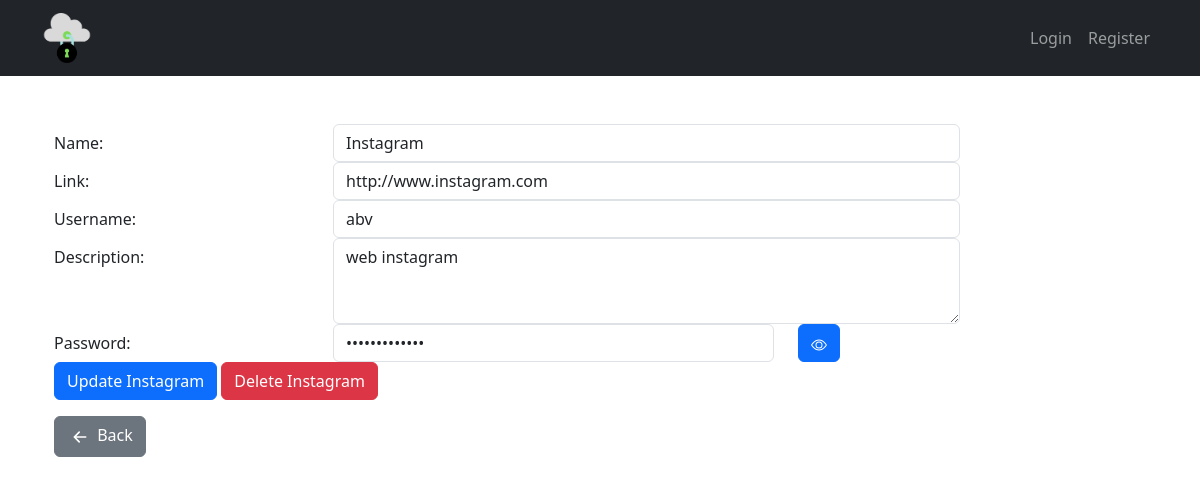
The app's page /site/3/, older data.
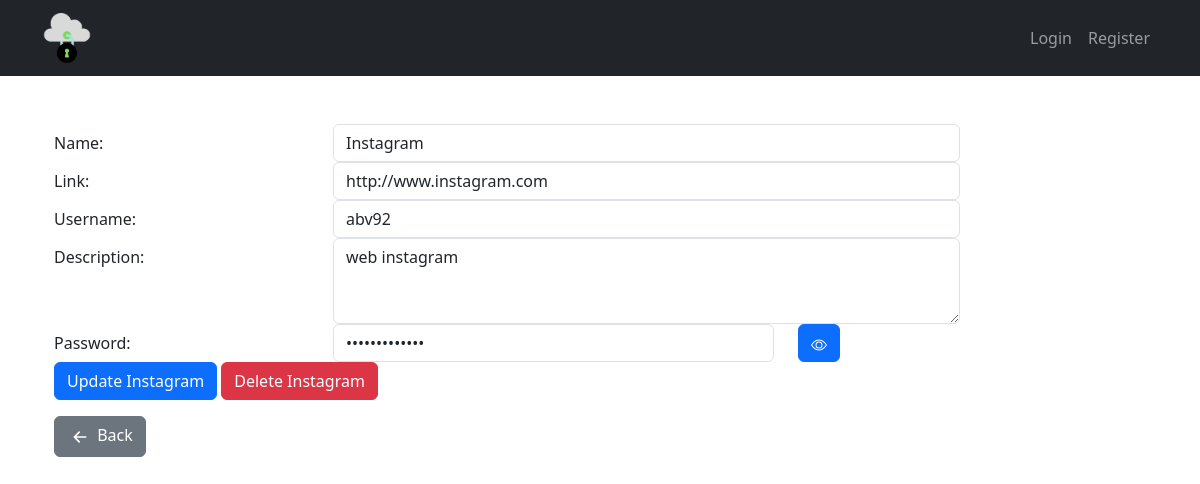
The same page, newer data.
### core/models.py (models this page shows, shortened)
class Site(models.Model):
    user = models.ForeignKey(User, on_delete=models.CASCADE)
    website_name = models.CharField(max_length=50)
    website_link = models.CharField(max_length=200, null=True, blank=True)
    website_username = models.CharField(max_length=50)
    website_password = models.CharField(max_length=50)
    website_notes = models.CharField(max_length=200, null=True, blank=True)
    created = models.DateTimeField(auto_now_add=True)
    last_modified = models.DateTimeField(auto_now=True)
    class Meta:
        ordering = ['created']

### core/views.py (the view)
# urls.py: path('site/<str:pk>/', views.site, name="site"),
def site(request, pk):
    try:
        sites = Site.objects.get(id=pk)
        context = {
            'sites': sites
        }
    except:
        return redirect("home")
    return render(request, "core/site.html", context)

### core/templates/core/site.html (shortened to what this page needs)
{% extends 'core/base.html' %}
{% block content %}
<div class="container mt-5">
    <div class="container my-5">
        <form method="POST">
            <div class="form-group row">
                <label for="name" class="col-sm-3 col-form-label">Name:</label>
                <div class="col-sm-7">
                    <input type="text" class="form-control" id="name" value="{{sites.website_name}}" readonly>
                </div>
            </div>
            <div class="form-group row">
                <label for="link" class="col-sm-3 col-form-label">Link:</label>
                <div class="col-sm-7">
                    <input type="text" class="form-control" id="link" value="{{sites.website_link}}" readonly>
                </div>
            </div>
            <div class="form-group row">
                <label for="username" class="col-sm-3 col-form-label">Username:</label>
                <div class="col-sm-7">
                    <input type="text" class="form-control" id="username" value="{{sites.website_username}}" readonly>
                </div>
            </div>
            <div class="form-group row">
                <label for="description" class="col-sm-3 col-form-label">Description:</label>
                <div class="col-sm-7">
                    <textarea class="form-control" id="description" rows="3" readonly>{{sites.website_notes}}</textarea>
                </div>
            </div>
            <div class="form-group row">
                <label for="password" class="col-sm-3 col-form-label">Password:</label>
                <div class="col-sm-5">
                    <input type="password" class="form-control" id="password" value="{{sites.website_password}}" readonly>
                </div>
                <div class="col-sm-2">
                    <button type="button" class="btn btn-primary" id="togglePassword">
                    </button>
                </div>
            </div>
            <a href="{% url 'update' sites.id %}" class="btn btn-primary">Update {{sites.website_name}}</a>
            <a href="{% url 'delete' sites.id %}" class="btn btn-danger">Delete {{sites.website_name}}</a>
        </form>
    <a href="{% url 'home' %}" class="btn btn-secondary mt-3"><svg xmlns="http://www.w3.org/2000/svg" width="26" height="26" fill="currentColor" class="bi bi-arrow-left-short" viewBox="0 0 16 16">
    <path fill-rule="evenodd" d="M12 8a.5.5 0 0 1-.5.5H5.707l2.147 2.146a.5.5 0 0 1-.708.708l-3-3a.5.5 0 0 1 0-.708l3-3a.5.5 0 1 1 .708.708L5.707 7.5H11.5a.5.5 0 0 1 .5.5"/>
    </svg>
        Back
    </a>
    </div>
{% endblock %}

### core/templates/core/base.html (shortened to what this page needs)
<!DOCTYPE html>
<html lang="en">
<head>
  {% load static %}
  <link href="https://cdn.jsdelivr.net/npm/bootstrap@5.3.3/dist/css/bootstrap.min.css" rel="stylesheet">
</head>
<body>
  <nav class="navbar navbar-expand-lg navbar-dark bg-dark">
    <div class="container">
      <a class="navbar-brand" href="{% url 'home' %}">
        <img src="{% static 'core/images/Password_Manager.png'%}" alt="Logo">
      </a>
      <div class="collapse navbar-collapse" id="navbarNav">
        <ul class="navbar-nav ms-auto">
          {% if not request.user.is_authenticated %}
          <li class="nav-item">
            <a class="nav-link" href="{% url 'login' %}">Login</a>
          </li>
          <li class="nav-item">
            <a class="nav-link" href="{% url 'signup' %}">Register</a>
          </li>
          {% endif %}
        </ul>
      </div>
    </div>
  </nav>
  {% block content %}{% endblock %}
</body>
</html>

### core/templates/core/base.html (style rules this page uses)
.navbar-brand img { max-height: 50px; }

Row changes from the older to the newer data that the page shows:
changed Site "Instagram": website_username "abv" → "abv92"
